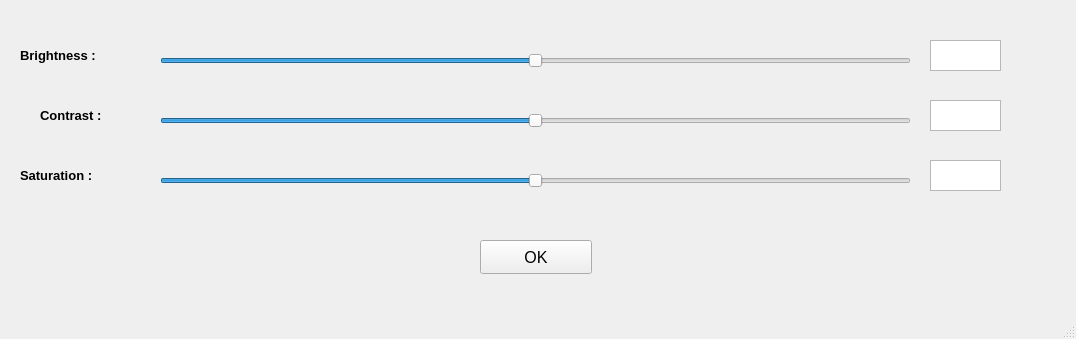
<?xml version="1.0" encoding="UTF-8"?>
<ui version="4.0">
 <class>LinearFactorDialog</class>
 <widget class="QMainWindow" name="LinearFactorDialog">
  <property name="geometry">
   <rect>
    <x>0</x>
    <y>0</y>
    <width>1076</width>
    <height>339</height>
   </rect>
  </property>
  <property name="windowTitle">
   <string>Linear Factor Dialog</string>
  </property>
  <widget class="QWidget" name="centralwidget">
   <widget class="QTextEdit" name="inpContrast">
    <property name="geometry">
     <rect>
      <x>930</x>
      <y>100</y>
      <width>71</width>
      <height>31</height>
     </rect>
    </property>
    <property name="font">
     <font>
      <weight>75</weight>
      <bold>true</bold>
     </font>
    </property>
   </widget>
   <widget class="QTextEdit" name="inpBright">
    <property name="geometry">
     <rect>
      <x>930</x>
      <y>40</y>
      <width>71</width>
      <height>31</height>
     </rect>
    </property>
    <property name="font">
     <font>
      <weight>75</weight>
      <bold>true</bold>
     </font>
    </property>
   </widget>
   <widget class="QLabel" name="label_2">
    <property name="geometry">
     <rect>
      <x>40</x>
      <y>100</y>
      <width>121</width>
      <height>31</height>
     </rect>
    </property>
    <property name="font">
     <font>
      <pointsize>10</pointsize>
      <weight>75</weight>
      <bold>true</bold>
     </font>
    </property>
    <property name="text">
     <string>Contrast : </string>
    </property>
   </widget>
   <widget class="QSlider" name="slideContrast">
    <property name="geometry">
     <rect>
      <x>160</x>
      <y>110</y>
      <width>751</width>
      <height>22</height>
     </rect>
    </property>
    <property name="minimum">
     <number>-255</number>
    </property>
    <property name="maximum">
     <number>255</number>
    </property>
    <property name="value">
     <number>0</number>
    </property>
    <property name="orientation">
     <enum>Qt::Horizontal</enum>
    </property>
   </widget>
   <widget class="QSlider" name="slideBrightness">
    <property name="geometry">
     <rect>
      <x>160</x>
      <y>50</y>
      <width>751</width>
      <height>22</height>
     </rect>
    </property>
    <property name="minimum">
     <number>-255</number>
    </property>
    <property name="maximum">
     <number>255</number>
    </property>
    <property name="value">
     <number>0</number>
    </property>
    <property name="orientation">
     <enum>Qt::Horizontal</enum>
    </property>
   </widget>
   <widget class="QPushButton" name="btnOk">
    <property name="geometry">
     <rect>
      <x>480</x>
      <y>240</y>
      <width>112</width>
      <height>34</height>
     </rect>
    </property>
    <property name="font">
     <font>
      <pointsize>12</pointsize>
     </font>
    </property>
    <property name="text">
     <string>OK</string>
    </property>
   </widget>
   <widget class="QLabel" name="label">
    <property name="geometry">
     <rect>
      <x>20</x>
      <y>40</y>
      <width>121</width>
      <height>31</height>
     </rect>
    </property>
    <property name="font">
     <font>
      <pointsize>10</pointsize>
      <weight>75</weight>
      <bold>true</bold>
     </font>
    </property>
    <property name="text">
     <string>Brightness : </string>
    </property>
   </widget>
   <widget class="QSlider" name="slideSaturation">
    <property name="geometry">
     <rect>
      <x>160</x>
      <y>170</y>
      <width>751</width>
      <height>22</height>
     </rect>
    </property>
    <property name="minimum">
     <number>-255</number>
    </property>
    <property name="maximum">
     <number>255</number>
    </property>
    <property name="value">
     <number>0</number>
    </property>
    <property name="orientation">
     <enum>Qt::Horizontal</enum>
    </property>
   </widget>
   <widget class="QLabel" name="label_3">
    <property name="geometry">
     <rect>
      <x>20</x>
      <y>160</y>
      <width>121</width>
      <height>31</height>
     </rect>
    </property>
    <property name="font">
     <font>
      <pointsize>10</pointsize>
      <weight>75</weight>
      <bold>true</bold>
     </font>
    </property>
    <property name="text">
     <string>Saturation : </string>
    </property>
   </widget>
   <widget class="QTextEdit" name="inpSaturation">
    <property name="geometry">
     <rect>
      <x>930</x>
      <y>160</y>
      <width>71</width>
      <height>31</height>
     </rect>
    </property>
    <property name="font">
     <font>
      <weight>75</weight>
      <bold>true</bold>
     </font>
    </property>
   </widget>
  </widget>
  <widget class="QMenuBar" name="menubar">
   <property name="geometry">
    <rect>
     <x>0</x>
     <y>0</y>
     <width>1076</width>
     <height>31</height>
    </rect>
   </property>
  </widget>
  <widget class="QStatusBar" name="statusbar"/>
 </widget>
 <resources/>
 <connections/>
</ui>
